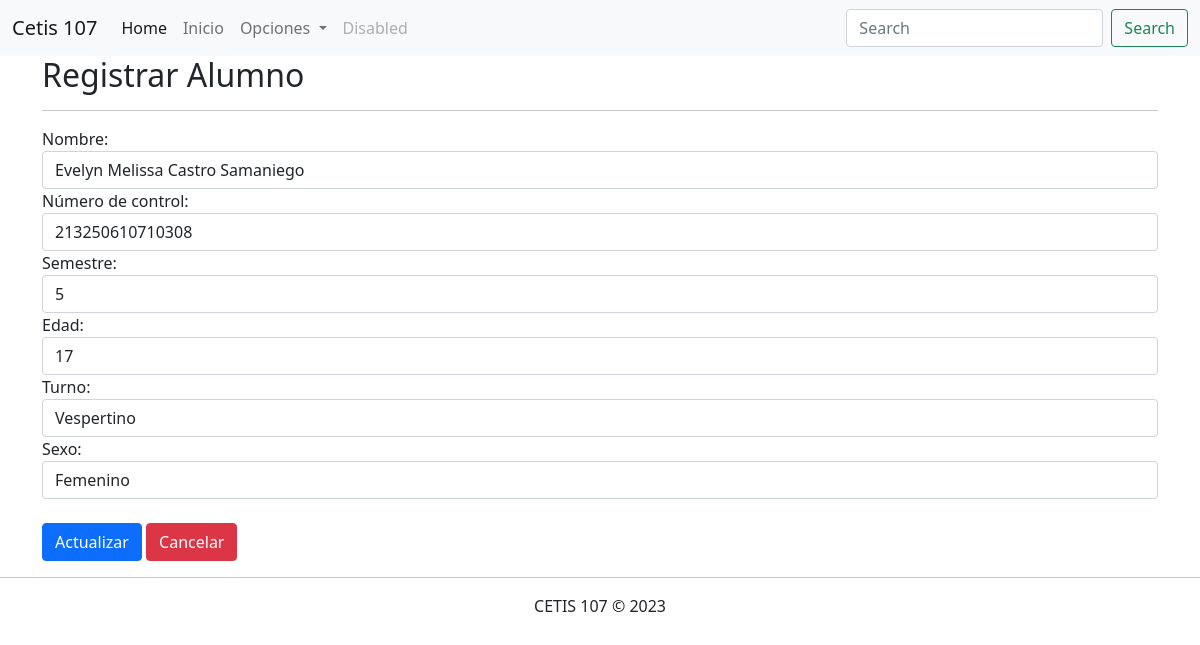
The page /editarAlumno.php?id=1 on the database its author committed.
### tables this page shows
CREATE TABLE `alumnos` (
  `id` int(11) NOT NULL,
  `nombre` varchar(100) NOT NULL,
  `numero_control` varchar(50) NOT NULL,
  `semestre` int(11) NOT NULL,
  `edad` int(11) NOT NULL,
  `turno` varchar(100) NOT NULL,
  `sexo` varchar(100) NOT NULL
);

### editarAlumno.php (the view, shortened to what this page needs)
<!DOCTYPE html>
<html lang="en">
<head>
    <link rel="stylesheet" href="css/bootstrap.css">
</head>
<body>
    <?php
        include 'menu.php';
        include 'conexion.php';
        $id = $_GET["id"];
        $sql = "SELECT * FROM alumnos WHERE id=" .$id;
        $datos = $conexion->query($sql);
        $alumno = $datos->fetch_assoc();
    ?>
        <div class="container">
            <div class="row">
                <div class="col-12">
                    <h2>Registrar Alumno</h2><hr>
                    <form action="ActualizarAlumno.php" method="POST">
                    <div class="form-group">
                            <label for="">Nombre:</label>
                            <input value="<?php echo $alumno["nombre"]; ?>" name="nombre" type="text" class="form-control" placeholder="Teclea el nombre del alumno" required>
                        </div>
                        <div class="form-group">
                            <label for="">Número de control:</label>
                            <input value="<?php echo $alumno["numero_control"]; ?>" name="nc" type="text" class="form-control" placeholder="Teclea el numero de control" required>
                        </div>
                        <div class="form-group">
                            <label for="">Semestre:</label>
                            <input value="<?php echo $alumno["semestre"]; ?>" name="semestre" type="number" class="form-control" placeholder="Teclea el semestre" required>
                        </div>
                        <div class="form-group">
                            <label for="">Edad:</label>
                            <input value="<?php echo $alumno["edad"]; ?>" name="edad" type="number" class="form-control" placeholder="Teclea la edad" required>
                        </div>
                        <div class="form-group">
                            <label for="">Turno:</label>
                            <select name="turno" class="form-control" required>
                                <option selected value="<?php echo $alumno["turno"]; ?>"><?php echo $alumno["turno"]; ?></option>
                            </select>
                        </div>
                        <div class="form-group">
                            <label for="">Sexo:</label>
                            <select name="sexo" class="form-control" required>
                                <option selected value="<?php echo $alumno["sexo"]; ?>"><?php echo $alumno["sexo"]; ?></option>
                            </select>
                        </div><br>
                        <div>
                            <input type="submit" value="Actualizar" class="btn btn-primary">
                            <a href="consultarAlumnos.php" class="btn btn-danger">Cancelar</a>
                        </div>
                    </form>
                </div>
            </div>
        </div>
    <footer class="text-center">
        <hr>
        CETIS 107 &copy; 2023
    </footer>
</body>
</html>

### rows shown on the page
alumnos: nombre "Evelyn Melissa Castro Samaniego", nc "213250610710308", semestre "5", edad "17", turno "Vespertino", sexo "Femenino"
